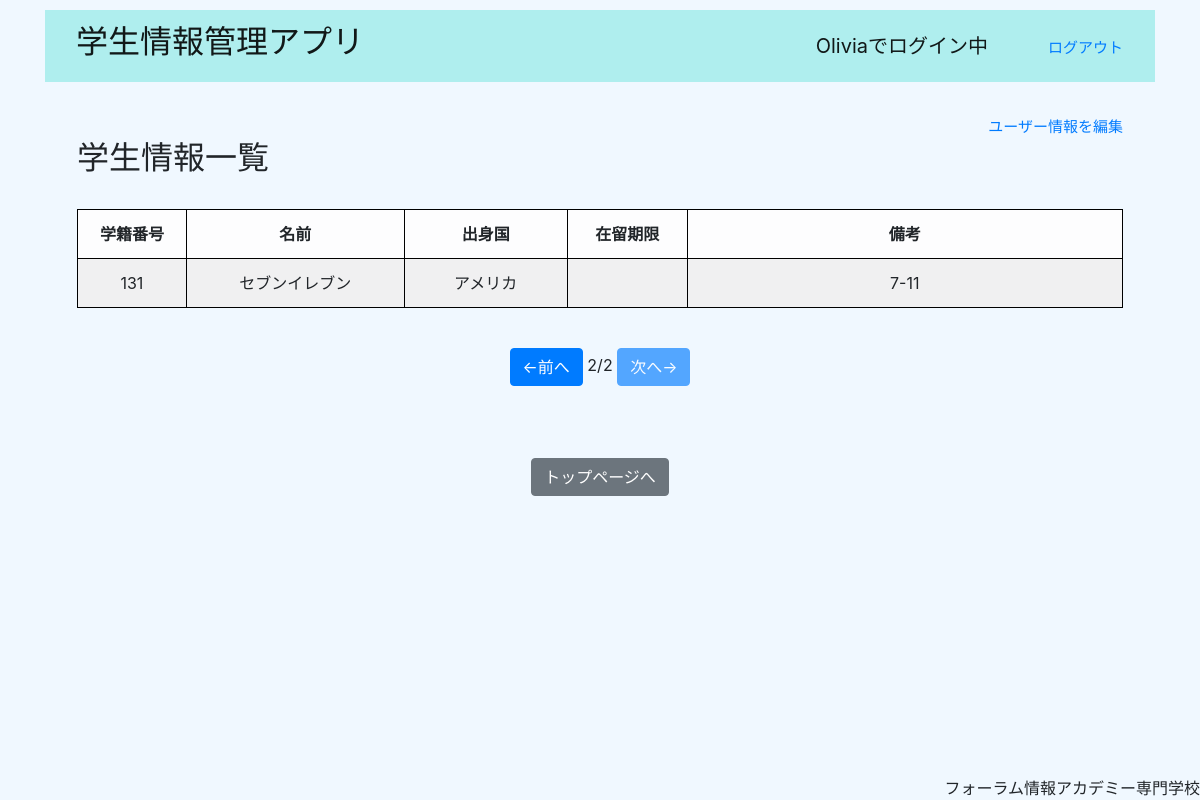
Page /?page=1 (signed in) on the committed database.
### tables this page shows
CREATE TABLE "user" (
	"user_id"	INTEGER NOT NULL,
	"name"	VARCHAR(35),
	"username"	TEXT NOT NULL,
	"password"	VARCHAR(8),
	"type"	INTEGER CHECK("type" >= 1 AND "type" <= 2),
	PRIMARY KEY("user_id")
);

CREATE TABLE "student" (
	"student_id"	INTEGER NOT NULL CHECK("student_id" >= 000 AND "student_id" <= 999),
	"call_name"	NVARCHAR(20) NOT NULL,
	"country"	TEXT,
	"visa_expiry"	DATE,
	"memo"	TEXT,
	PRIMARY KEY("student_id")
);

### app.py (the view)
@app.route('/')
@user.login_required
def index():
    students = student_db.get_files()
    page_s = request.args.get('page', '0')
    page = int(page_s)
    index = page * limit
    s = make_pager(page, len(students), limit)
    s = Markup(s)
    username = user.get_id()
    power = user.get_user_power()
    logout = Markup(a)
    return render_template('index.html', students=students, username=username, login='でログイン中　　　',
                           logout=logout, s=s, limit=limit, index=index, power=power)

### app.py (called while the page is built)
def make_button(href, label):
    klass = 'btn btn-primary'
    if href == '#':
        klass += ' disabled'
    return '''
    <a href="{0}" class="{1}">{2}</a>
    '''.format(href, klass, label)

def make_pager(page, total, per_page):
    page_count = math.ceil(total / per_page)
    s = '<div style="text-align:center;">'
    prev_link = '?page=' + str(page - 1)
    if page <= 0:
        prev_link = '#'
    s += make_button(prev_link, '←前へ')
    s += '{0}/{1}'.format(page+1, page_count)
    next_link = '?page=' + str(page + 1)
    if page >= page_count - 1:
        next_link = '#'
    s += make_button(next_link, '次へ→')
    s += '</div>'
    return s

@app.context_processor
def add_staticfile():
    return dict(staticfile=staticfile_cp)

### sns_user.py (called while the page is built)
def is_login():
    return 'login' in session

def get_id():
    return session['login'] if is_login() else '未ログイン'

def login_required(func):
    @wraps(func)
    def wrapper(*args, **kwargs):
        if not is_login():
            return redirect('/login')
        return func(*args, **kwargs)
    return wrapper

def get_user_power():
    username = get_id()
    a = select('SELECT * FROM user WHERE username=?', username)
    if a[0]['type'] == 1:
        return 1
    if a[0]['type'] == 2:
        return 2
    return 3

### student_db.py (called while the page is built)
def get_files():
    a = select('SELECT * FROM student')
    return a

### student_sqlite.py (called while the page is built)
def open_db():
    conn = sqlite3.connect(student_file.DATA_FILE)
    conn.row_factory = dict_factory
    return conn

def dict_factory(cursor, row):
    d = {}
    for idx, col in enumerate(cursor.description):
        d[col[0]] = row[idx]
    return d

def select(sql, *args):
    db = open_db()
    c = db.cursor()
    c.execute(sql, args)
    return c.fetchall()

### templates/index.html (shortened to what this page needs)
{% extends "layout.html" %}
{% block contents %}
<div class="text-right">
    <a href="/user/edit" role="button">ユーザー情報を編集</a>
</div>
<div>
    <h2>学生情報一覧</h2>
</div>
{% if students | length == 0 %}
    <div class="space">まだ学生情報はありません。</div>
{% else %}
    <div><br>
        <table class="table table-striped table-hover table-bordered table-light text-center" style="table-layout:fixed;">
            <thead>
            <tr>
                <th style="width: 100px;">学籍番号</th>
                <th style="width: 200px;">名前</th>
                <th style="width: 150px;">出身国</th>
                <th style="width: 110px;">在留期限</th>
                <th style="width: 400px;">備考</th>
            </tr>
            </thead>
            <tbody>
            {% for i in students[index: index + limit] %}
            <tr>
                <td>{{ i.student_id }}</td>
                <td>{{ i.call_name }}</td>
                <td>{{ i.country }}</td>
                {% if i.visa_expiry | length != 0 %}
                <td>{{ i.visa_expiry[0:4] }}/{{ i.visa_expiry[5:7] }}/{{ i.visa_expiry[8:10] }}</td>
                {% else %}
                <td>{{ i.visa_expiry }}</td>
                {% endif %}
                <td>{{ i.memo }}</td>
            </tr>
            {% endfor %}
    </tbody>
    </table><br>
    {{ s }}
    </div>
{% endif %}
{% endblock %}

### templates/layout.html (shortened to what this page needs)
<!DOCTYPE html>
<html lang="ja">
<head>
    <link rel="stylesheet" href="https://stackpath.bootstrapcdn.com/bootstrap/4.1.3/css/bootstrap.min.css">
    <link rel="stylesheet" href="{{url_for('static', filename='style.css')}}">
</head>
<body>
<div class="container">
    <nav class="navbar navbar-expand-lg navbar-light" style="background-color: PaleTurquoise;">
    <div class="container-fluid">
    <a class="navbar-brand" href="/"><h2>学生情報管理アプリ</h2></a>
    </div>
    <div class="navbar-brand">
        {{ username }}{{ login }}{{ logout }}
    </div>
    </nav>
    <div class="p-3 m-3">
        {% block contents %}{% endblock %}
    </div>
    <br>
    <div class="mt-3 sticky-bottom">
    <div style="text-align:center;">
    <a class="btn btn-secondary center-block" href="/" role="button">トップページへ</a>
    </div>
        <div class="text-right fixed-bottom">
            {% block footer %}フォーラム情報アカデミー専門学校　　{% endblock %}
        </div>
    </div>
</div>
</body>
</html>

### static/style.css (style rules this page uses)
body { margin: 10px; background-color: aliceblue; }
a { font-size:15px; }
.table > thead > tr > th { border:1px solid black; vertical-align: middle; }
.table > tbody > tr > td { border:1px solid black; vertical-align: middle; }

### rows in the picture
user: username "Olivia"
student: student_id "131", call_name "セブンイレブン", country "アメリカ", memo "7-11"

### other values in the picture
{{ login }} "でログイン中"
{{ logout }} "ログアウト"
{{ s }} "←前へ 2/2 次へ→"
